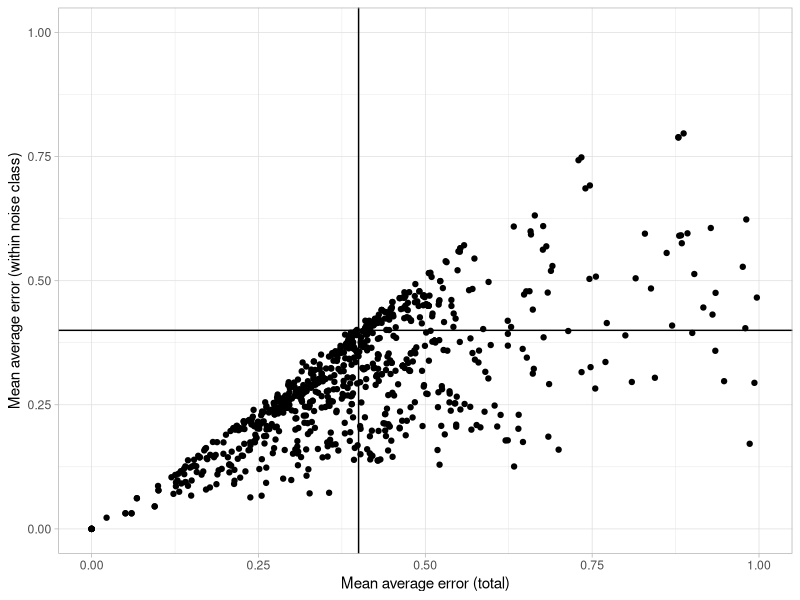

The R script that drew this image:
library(tidyverse)
theme_set(theme_light())

summarized <- read_tsv("figures/supp_tab1.tsv")

supp_fig2 <- summarized |>
  ggplot(aes(x=mean_mae, y=mean_within_mae)) +
    geom_point() +
    scale_x_continuous(limits=c(0,1)) +
    scale_y_continuous(limits=c(0,1)) +
    geom_hline(yintercept=.4) +
    geom_vline(xintercept = .4) +
    xlab("Mean average error (total)") +
    ylab("Mean average error (within noise class)")

ggsave("figures/supp_fig2.svg", plot=supp_fig2, width=10, height=8)
